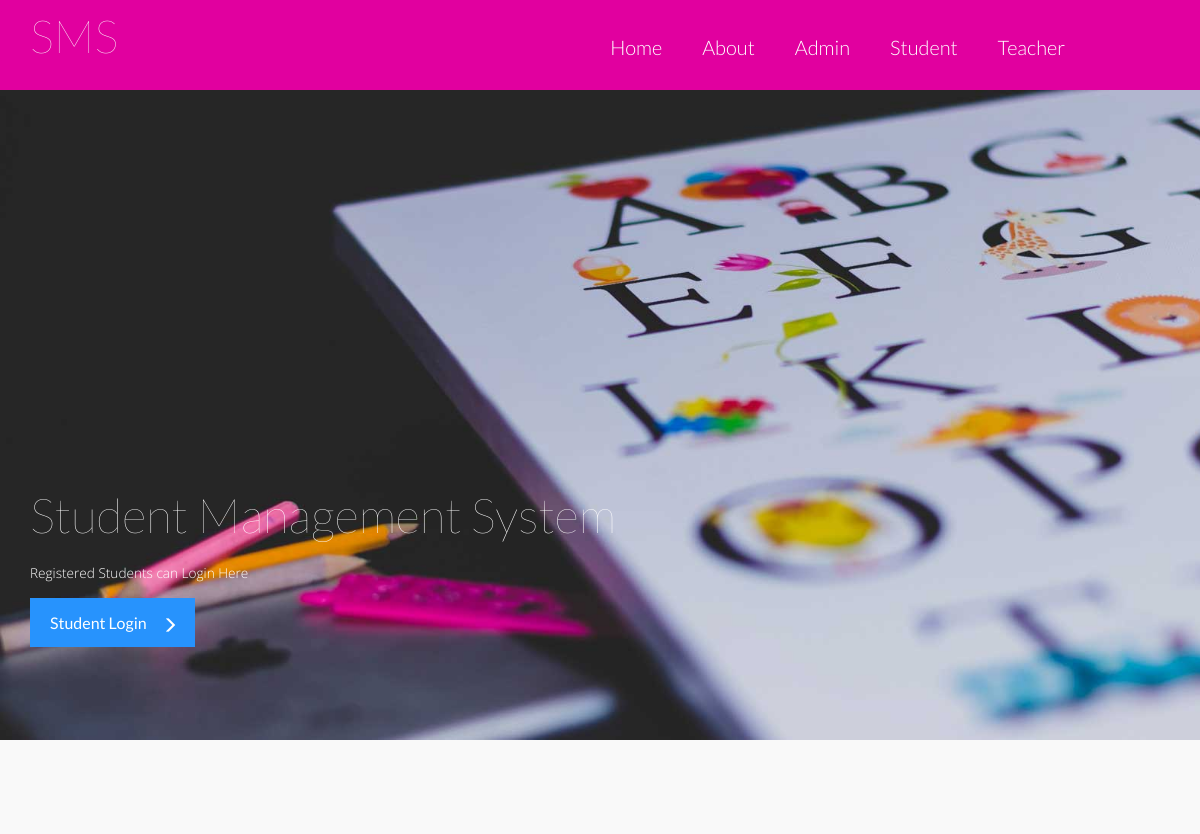
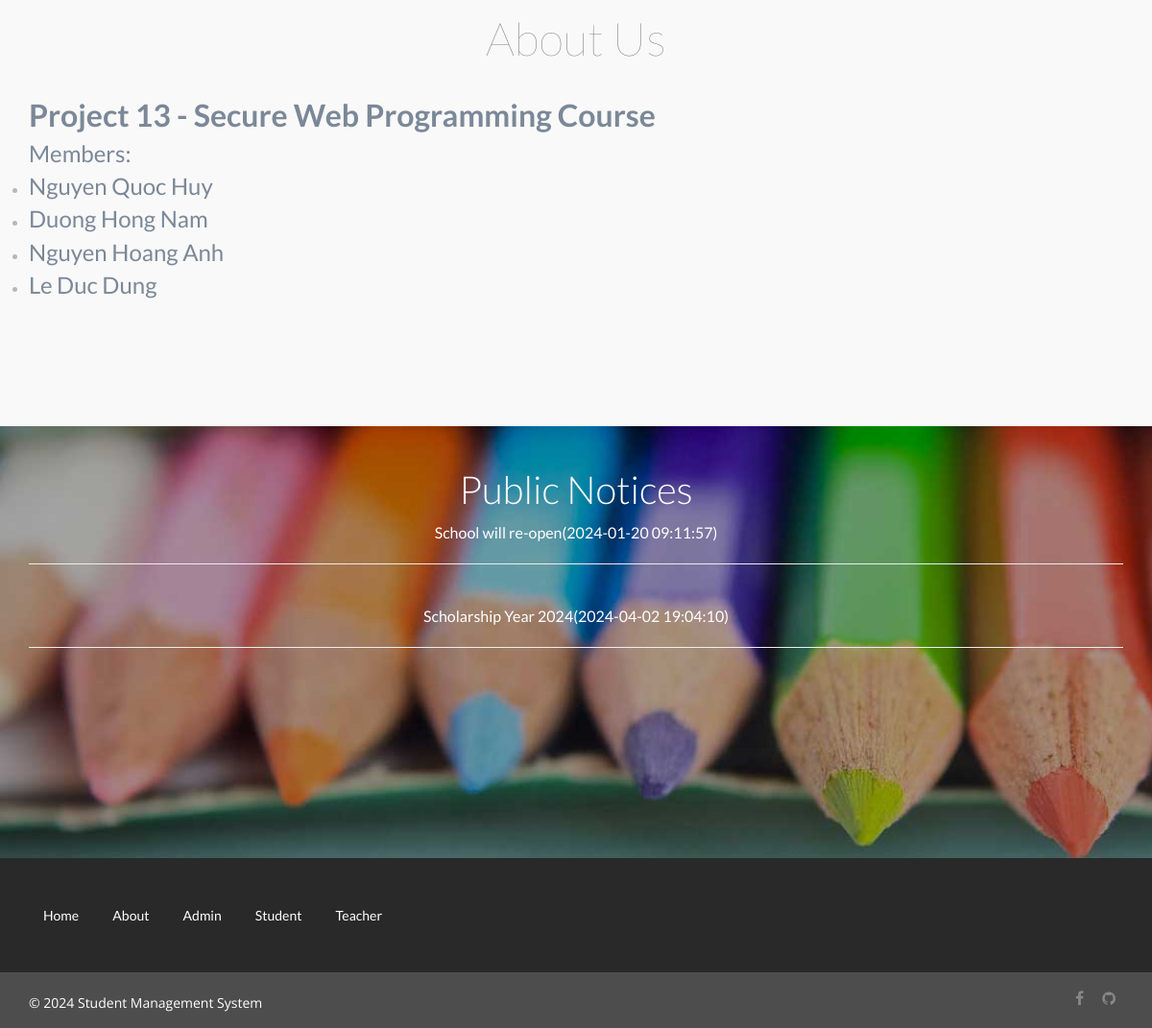
The page / on the database its author committed (2 pictures, top to bottom).
### tables this page shows
CREATE TABLE `tblpage` (
  `ID` int(10) NOT NULL,
  `PageType` varchar(100) DEFAULT NULL,
  `PageTitle` mediumtext DEFAULT NULL,
  `PageDescription` mediumtext DEFAULT NULL,
  `Email` varchar(50) DEFAULT NULL,
  `ContactNumber` bigint(10) DEFAULT NULL,
  `UpdationDate` date DEFAULT NULL
);

CREATE TABLE `tblpublicnotice` (
  `ID` int(5) NOT NULL,
  `NoticeTitle` varchar(100) DEFAULT NULL,
  `NoticeMessage` mediumtext DEFAULT NULL,
  `CreationTime` timestamp NULL DEFAULT current_timestamp()
);

### index.php (the view, shortened to what this page needs)
<?php
include('includes/dbconnection.php');
?>
<!doctype html>
<html>
<head>
<link href="css/bootstrap.css" rel="stylesheet" type="text/css" media="all">
<link href="css/style.css" rel="stylesheet" type="text/css"/>
<link rel="stylesheet" type="text/css" href="css/default.css" />
<link rel="stylesheet" type="text/css" href="css/component.css" />
</head>
	<body>
<?php include_once('includes/header.php');?>
<div class="banner">
  <div class="container">
<div class="slider">
       <div class="callbacks_container">
        <ul class="rslides" id="slider">
         <li>
          <h3>Student Management System</h3>
           <p>Registered Students can Login Here</p>
          <div class="readmore">
          <a href="student/login.php">Student Login<i class="glyphicon glyphicon-menu-right"> </i></a>
          </div>
         </li>
        </ul>
      </div>
    </div>
</div>
  </div>
<div class="welcome">
	<div class="container">
		<?php
$sql="SELECT * from tblpage where PageType='aboutus'";
$query = $dbh -> prepare($sql);
$query->execute();
$results=$query->fetchAll(PDO::FETCH_OBJ);
$cnt=1;
if($query->rowCount() > 0)
{
foreach($results as $row)
{               ?>
		<h2><?php  echo htmlentities($row->PageTitle);?></h2>
		<p><?php  echo ($row->PageDescription);?></p><?php $cnt=$cnt+1;}} ?>
	</div>
</div>
<div class="testimonials">
	<div class="container">
			<div class="testimonial-nfo">
        <h3>Public Notices</h3>
         <marquee  style="height:350px;" direction ="up" onmouseover="this.stop();" onmouseout="this.start();">
				<?php
$sql="SELECT * from tblpublicnotice";
$query = $dbh -> prepare($sql);
$query->execute();
$results=$query->fetchAll(PDO::FETCH_OBJ);
$cnt=1;
if($query->rowCount() > 0)
{
foreach($results as $row)
{               ?>
		<a href="view-public-notice.php?viewid=<?php echo htmlentities ($row->ID);?>" target="_blank" style="color:#fff;">
          <?php  echo htmlentities($row->NoticeTitle);?>(<?php  echo htmlentities($row->CreationTime);?>)</a>
          <hr /><br />
			<?php $cnt=$cnt+1;}} ?>
	</marquee></div>
	</div>
</div>
<?php include_once('includes/footer.php');?>
	</body>
</html>

### css/style.css (style rules this page uses)
html, body { font-family: 'Open Sans', sans-serif; font-size: 100%; background: #FFf; }
body a { transition:0.5s all; -webkit-transition:0.5s all; -moz-transition:0.5s all; -o-transition:0.5s all; -ms-transition:0.5s all; }
h1,h2,h3,h4,h5,h6 { margin:0; }
p { margin:0; font-family: 'Open Sans', sans-serif; }
ul { margin:0; padding:0; }
.banner { background:url(../images/banner.jpg); background-size:cover; min-height:650px; padding-top:0em !important; text-align:center; }
.slider { position: relative; padding: 25.5% 0 0; }
.rslides { position: relative; list-style: none; overflow: hidden; width: 100%; padding: 0; margin: 0; height: 330px; text-align: left; }
.rslides h3 { color: #fff; font-size: 3em; font-weight: 100; margin-top: 2em; text-align: left; }
.rslides p { color: #fff; font-size: .85em; width: 46%; line-height: 1.8em; text-align: left; padding: 0.5em 0 2em; font-weight: 100; }
.rslides a { background: #2793FD; padding: 15px 17px 15px 20px; color: #fff; margin-top: 11px; transition: 0.5s all; -webkit-transition: 0.5s all; -moz-transition: 0.5s all; -o-transition: 0.5s all; -ms-transition: 0.5s all; }
i.glyphicon.glyphicon-menu-right { padding-left: 15px; vertical-align: middle; }
.rslides li { -webkit-backface-visibility: hidden; position: absolute; display: none; width: 100%; left: 0; top: 0; }
.rslides li:first-child { position: relative; display: block; float: left; }
.welcome { padding: 6em 0 7em; text-align: center; }
.welcome h2 { font-size: 3em; color:#797979; font-weight: 100; }
.welcome p { font-size: .85em; width: 80%; margin:0 auto; line-height:1.8em; padding-top: 18px; }
.testimonials { background: url(../images/i15.jpg) no-repeat 0 0px; background-size: cover; padding: 2em 0 0 0; position: relative; text-align: center; margin-bottom: 0; min-height: 307px; }
.testimonial-nfo h3 { color: #FFF; font-size: 40px; font-weight: 300; margin: 0; }
.grid_5 h1, h2, h3, h4, h5, h6 { padding: 12px 0; }

### css/default.css (style rules this page uses)
*, *:after, *:before { -webkit-box-sizing: border-box; -moz-box-sizing: border-box; box-sizing: border-box; }
body, html { font-size: 100%; padding: 0; margin: 0; }
body { font-family: 'Lato', Calibri, Arial, sans-serif; color: #b3b9bf; background: #f9f9f9; }
a { color: #888; text-decoration: none; }

### rows shown on the page
tblpage: PageTitle "About Us", PageDescription "Project 13 - Secure Web Programming Course Members: Nguyen Quoc Huy Duong Hong Nam Nguyen Hoang Anh Le Duc Dung"
tblpublicnotice: NoticeTitle "School will re-open", CreationTime "2024-01-20 09:11:57"
tblpublicnotice: NoticeTitle "Scholarship Year 2024", CreationTime "2024-04-02 19:04:10"
